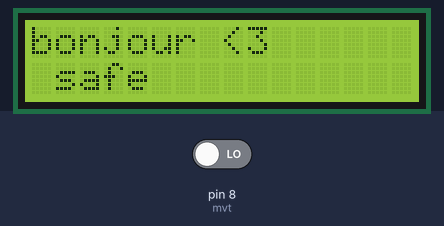
This sketch was run on a simulated Arduino Uno, built with avr-gcc and run on an emulated ATmega328P. Shown: 16×2 character LCD. Inputs (shaded band) come from the test bench; at power-on: pin 8 (mvt) LOW.

Above: at 1.2 s.
1.3 s: pin 8 (mvt) driven HIGH
At 3.0 s:
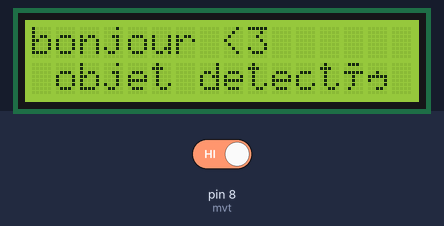
3.5 s: pin 8 (mvt) driven LOW
At 4.9 s:
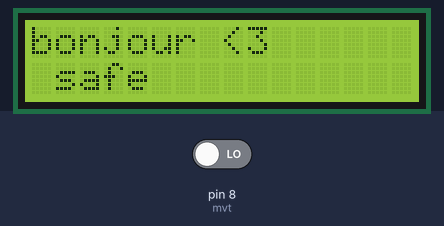
Timing chart, 0 to 6.5 s (numbered marks = the images above; inputs shaded):
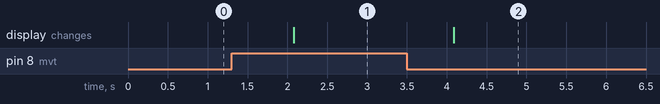

Measured:
- after the input at 1.3 s, the display: changes after 0.78 s (image 1)
- after the input at 3.5 s, the display: changes after 0.59 s (image 2)

The sketch:

projet2_lcdetcapteurdemvt.ino
```cpp
#include <Wire.h>
#include <LiquidCrystal.h>
#define mvt 8
// RS, E, D4, D5, D6, D7
LiquidCrystal lcd(12, 11, 5, 4, 3, 2);
void setup() {
  // put your setup code here, to run once:
  lcd.begin(16, 2);

  pinMode(mvt,INPUT);


}

void loop() {
  int mv=digitalRead(mvt);
  lcd.clear();
  lcd.setCursor(0,0);
  lcd.print("bonjour <3");
  // put your main code here, to run repeatedly:
  if (mv== HIGH){
    lcd.setCursor(1,1);
    lcd.print("objet detecté");

  }
  else{
    lcd.setCursor(1,1);
    lcd.print("safe");


  }
  delay(1000);

}
```
